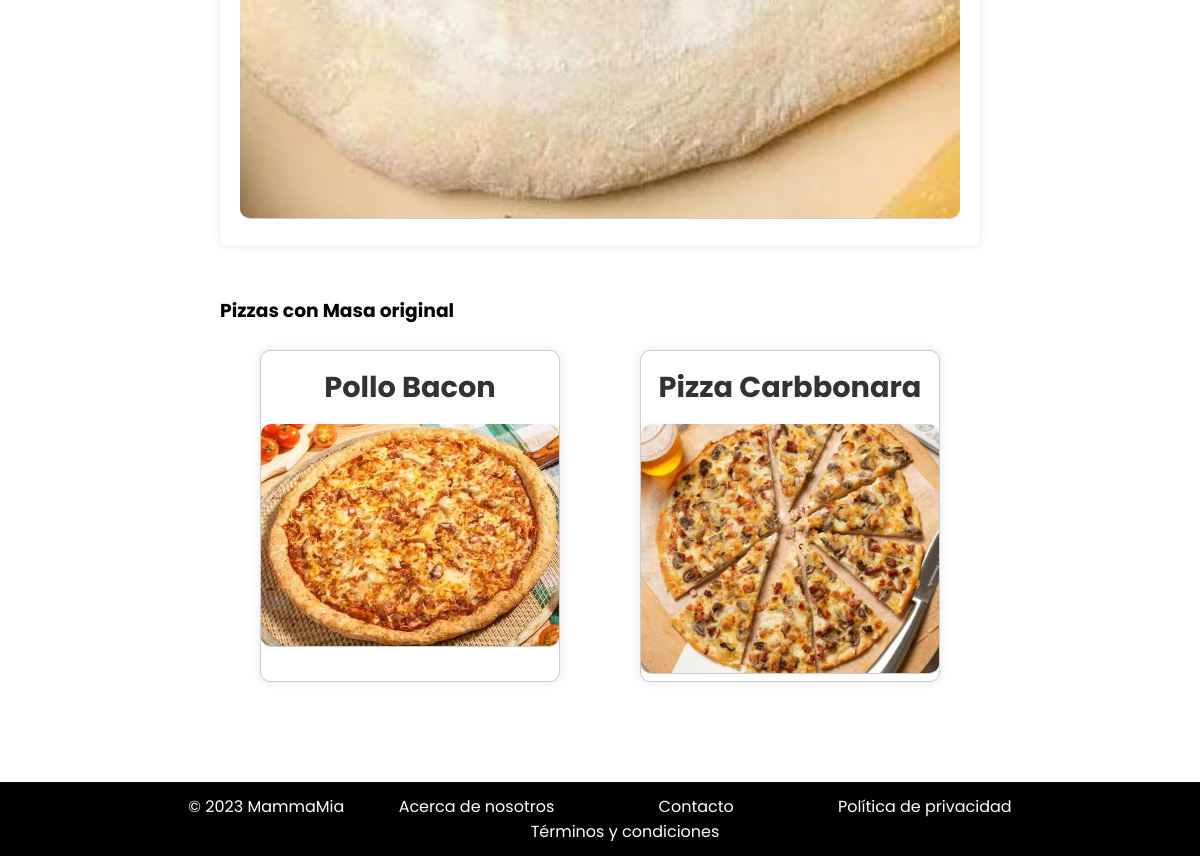
/appMammaMia/masas/2/ (lower part), run on an earlier commit of the app's database.
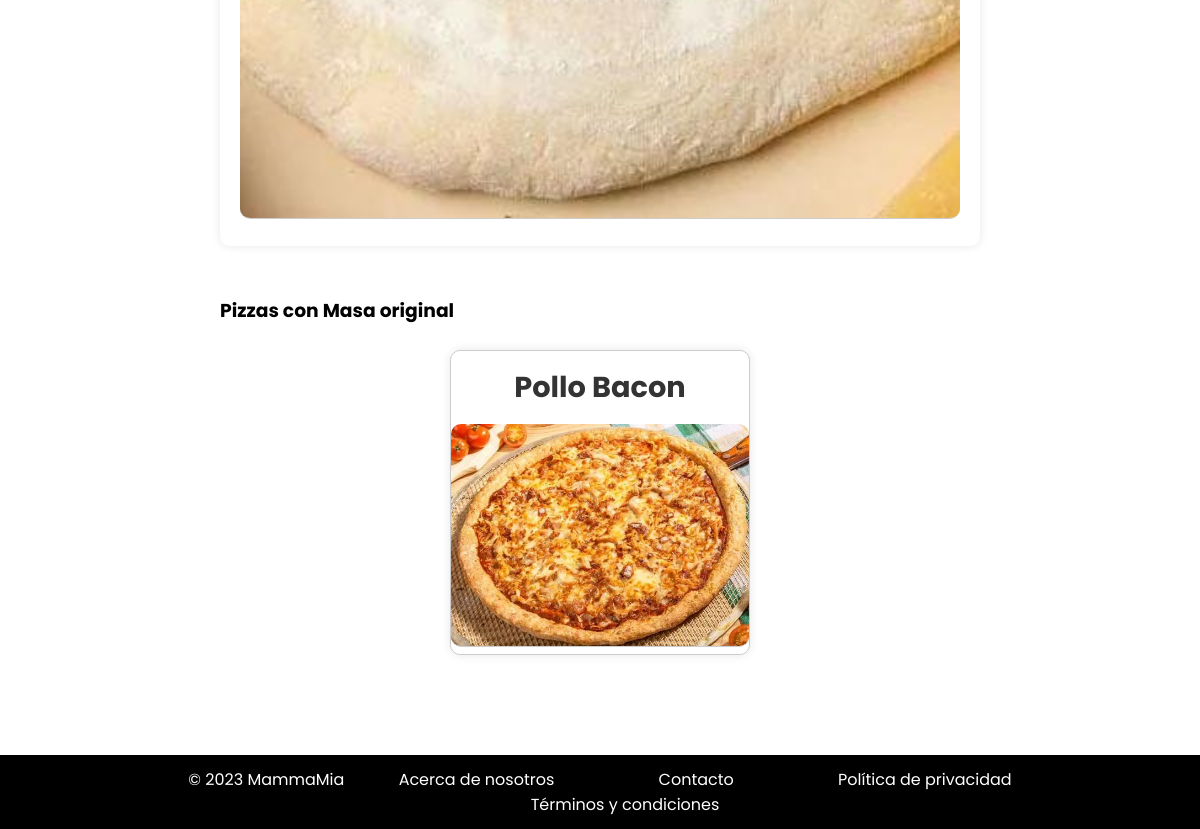
And on a later commit of the database.
### appMammaMia/models.py (models this page shows, shortened)
class Pizza(models.Model):
    nombre = models.CharField(max_length=100)
    masa = models.ForeignKey(Masas, on_delete=models.CASCADE)
    ingredientes = models.ManyToManyField(Ingrediente)
    descripcion = models.TextField()
    imagen = models.ImageField()
    precio = models.DecimalField(max_digits=6, decimal_places=2)
    disponible = models.BooleanField(default=True)
    calorias = models.IntegerField()

### appMammaMia/views.py (the view)
# urls.py: path('masas/<int:nombre>/', views.detalles_masa, name='detalles_masa'),
def detalles_masa(request, nombre):
    masa = get_object_or_404(Masas, id=nombre)
    pizzas_asociadas = Pizza.objects.filter(masa=masa)
    return render(request, 'detalles_masa.html', {'masa': masa, 'pizzas_asociadas': pizzas_asociadas})

### appMammaMia/templates/detalles_masa.html (shortened to what this page needs)
{% extends "base.html" %}
{% load static %}
{% block contenido %}
    <div class="producto-detalles">
        <div class="producto-info">
            <img src="{% static masa.imagen.name %}" alt="{{ masa.nombre }} - Imagen">
        </div>
        <div class="producto-asociado">
            <h3>Pizzas con {{ masa.nombre }}</h3><br>
            {% if pizzas_asociadas %}
                <ul class="lista-productos">
                    {% for pizza in pizzas_asociadas %}
                        <li>
                            <h4>{{ pizza.nombre }}</h4>
                            <img src="{% static pizza.imagen.name %}" alt="{{ pizza.nombre }} - Imagen">
                        </li>
                    {% empty %}
                        <li>No hay pizzas asociadas a este tipo de masa.</li>
                    {% endfor %}
                </ul>
            {% else %}
                {% for pizza in pizzas_asociadas %}
                    <p>{{ pizza.nombre }}</p>
                {% endfor %}
            {% endif %}
        </div>
    </div>
<link rel="stylesheet" href="{% static 'styleDetalles.css' %}">
{% endblock %}

What changed in the data, as far as the page shows it:
no longer on this page (row edited): Pizza: nombre "Pizza Carbbonara", imagen (picture)
